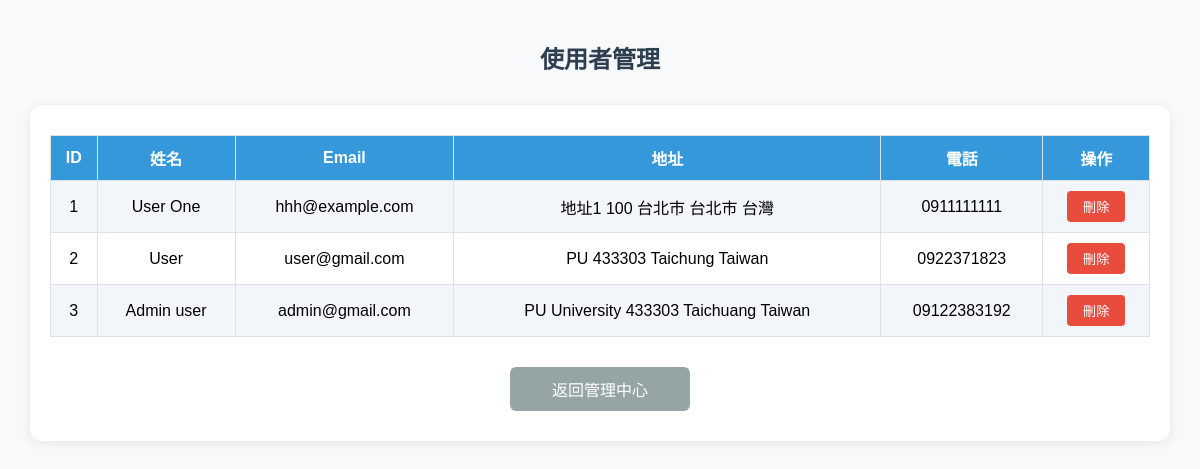
The page /admin/users (signed in) on the database as committed earlier.
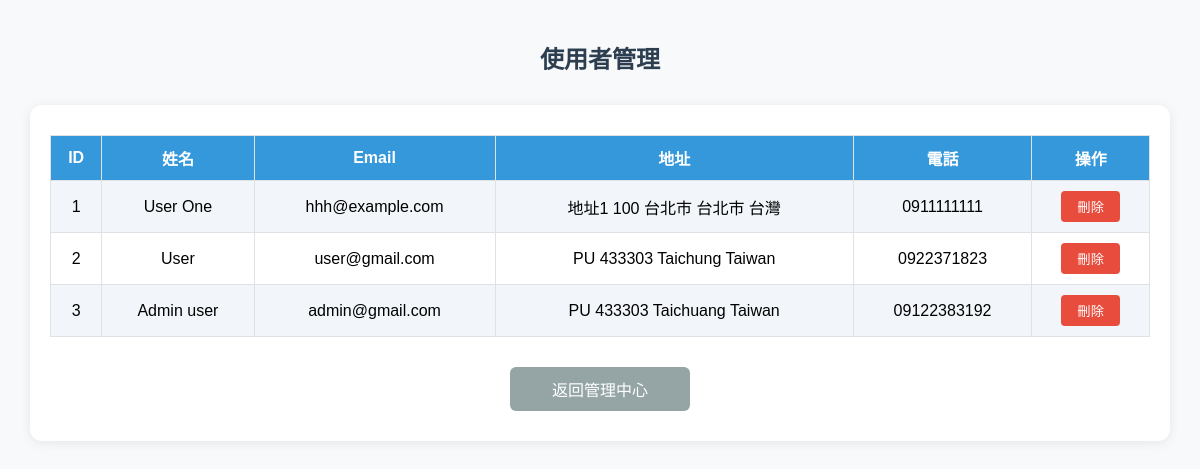
The same page on the database as committed later.
### tables this page shows
CREATE TABLE users  
		(userId INTEGER PRIMARY KEY, 
		password TEXT,
		email TEXT,
		firstName TEXT,
		lastName TEXT,
		address1 TEXT,
		address2 TEXT,
		zipcode TEXT,
		city TEXT,
		state TEXT,
		country TEXT, 
		phone TEXT
		, isAdmin INTEGER DEFAULT 0);

### main.py (the view)
@app.route("/admin/users")
def admin_users():
    if not session.get('isAdmin'):
        return redirect(url_for('root'))
    users = query_db("""
        SELECT userId, firstName, lastName, email, address1, address2, zipcode, city, state, country, phone
        FROM users
    """)
    return render_template("admin_users.html", users=users)

### db.py (called while the page is built)
def query_db(query, args=(), one=False):
    with sqlite3.connect(DB_PATH) as conn:
        cur = conn.cursor()
        cur.execute(query, args)
        rv = cur.fetchall()
        return (rv[0] if rv else None) if one else rv

### templates/admin_users.html (shortened to what this page needs)
<!DOCTYPE html>
<html>
<head>
    <link rel="stylesheet" href="{{ url_for('static', filename='css/admin_users.css') }}">
</head>
<body>
    <h2>使用者管理</h2>
    <div class="table-container">
        <table>
            <tr>
                <th>ID</th>
                <th>姓名</th>
                <th>Email</th>
                <th>地址</th>
                <th>電話</th>
                <th>操作</th>
            </tr>
            {% for user in users %}
            <tr>
                <td>{{ user[0] }}</td>
                <td>{{ user[1] }} {{ user[2] }}</td>
                <td>{{ user[3] }}</td>
                <td>{{ user[4] }} {{ user[5] }} {{ user[6] }} {{ user[7] }} {{ user[8] }} {{ user[9] }}</td>
                <td>{{ user[10] }}</td>
                <td>
                    <form method="post" action="{{ url_for('admin_delete_user', user_id=user[0]) }}"
                        onsubmit="return confirm('確定要刪除嗎？');">
                        <button type="submit">刪除</button>
                    </form>
                </td>
            </tr>
            {% endfor %}
        </table>
        <a href="{{ url_for('admin_center') }}" class="back-link">返回管理中心</a>
    </div>
</body>
</html>

Rows that differ between the two databases and show on the page:
changed users "Admin": address1 "PU University" → "PU"
